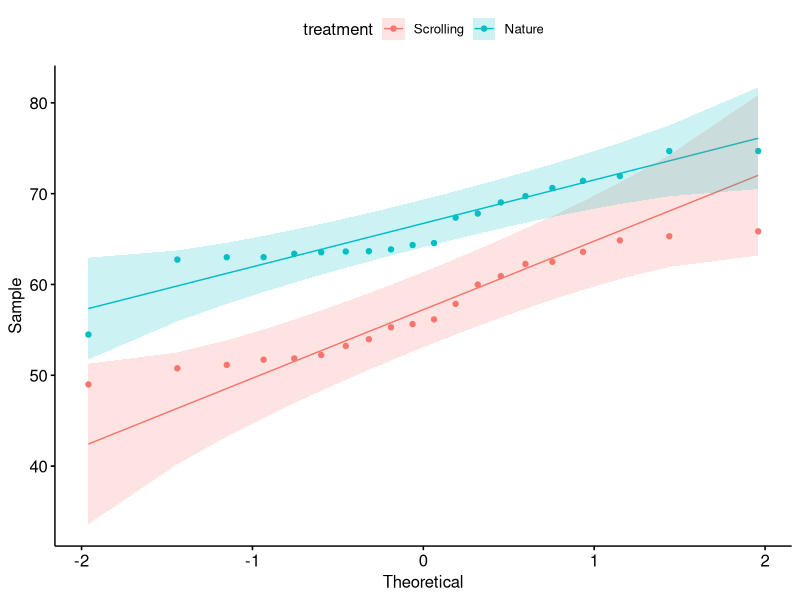
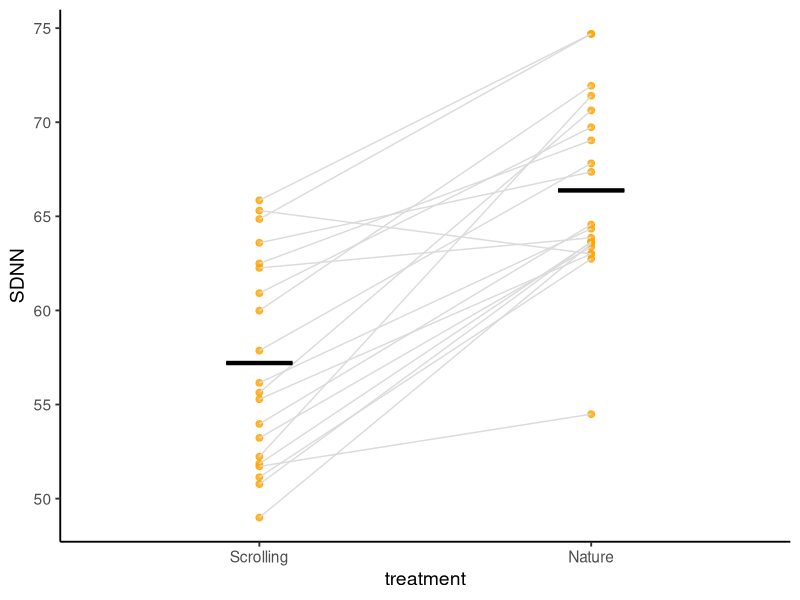
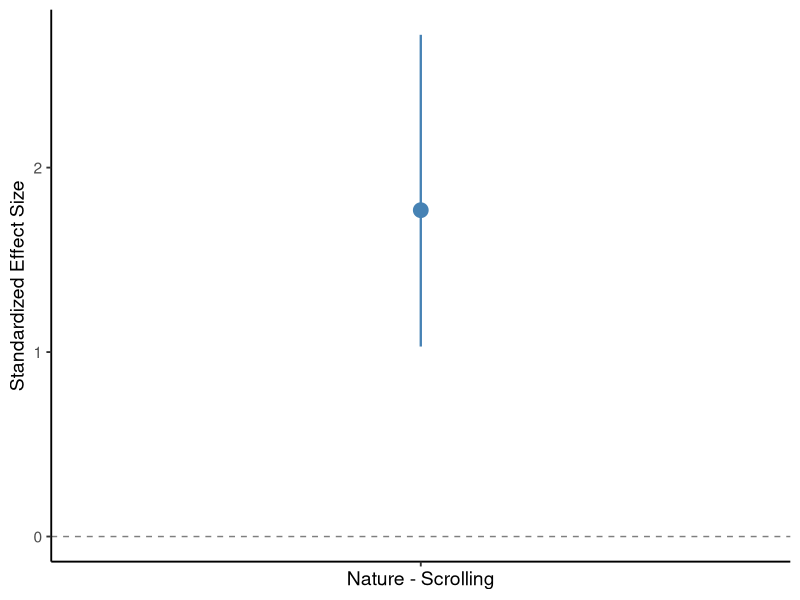
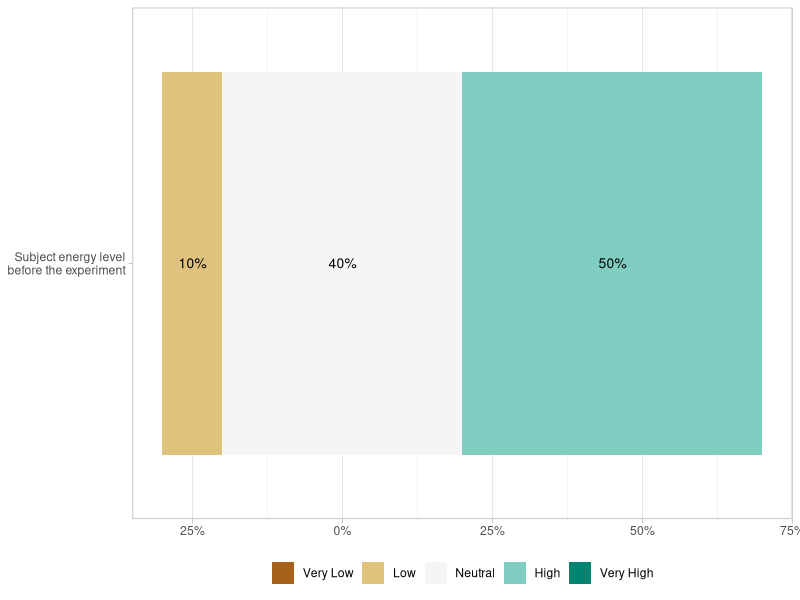
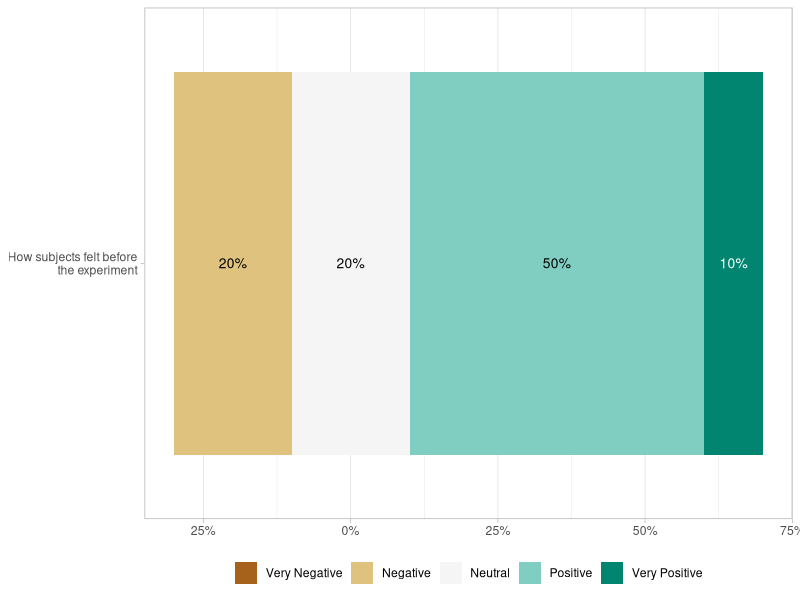
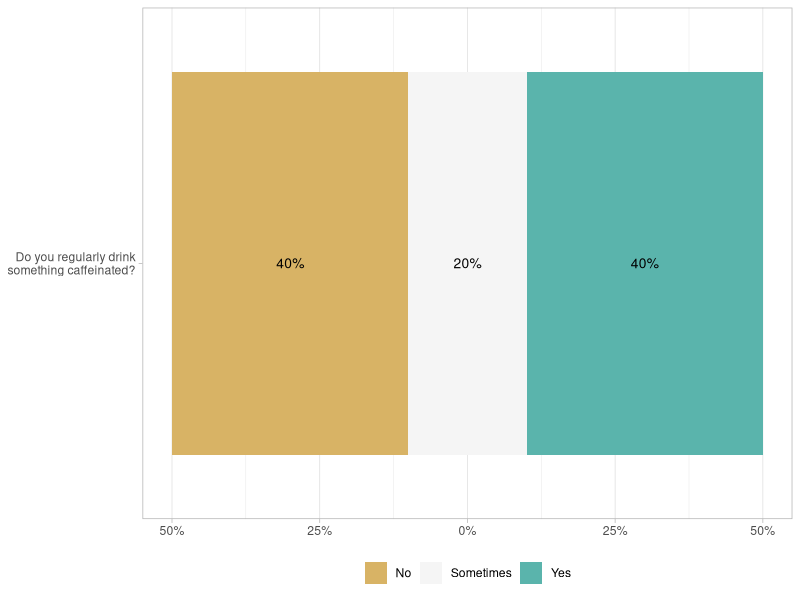
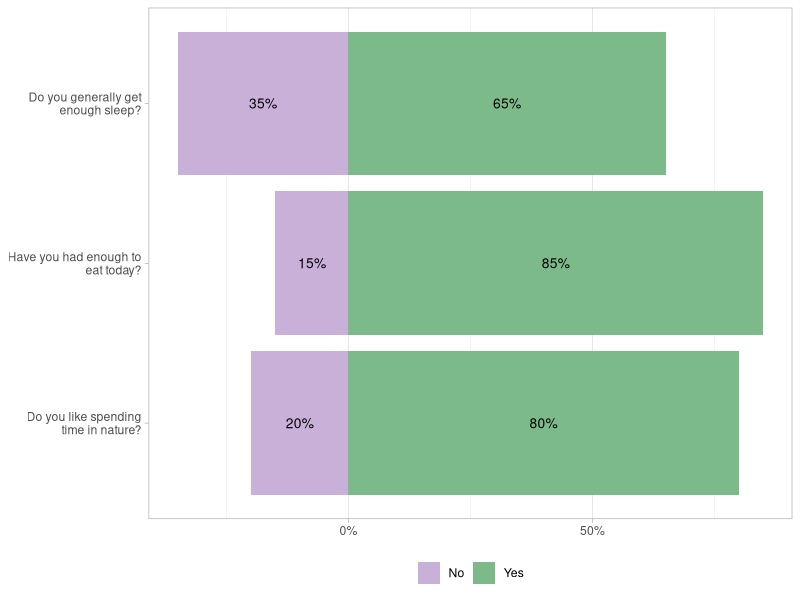
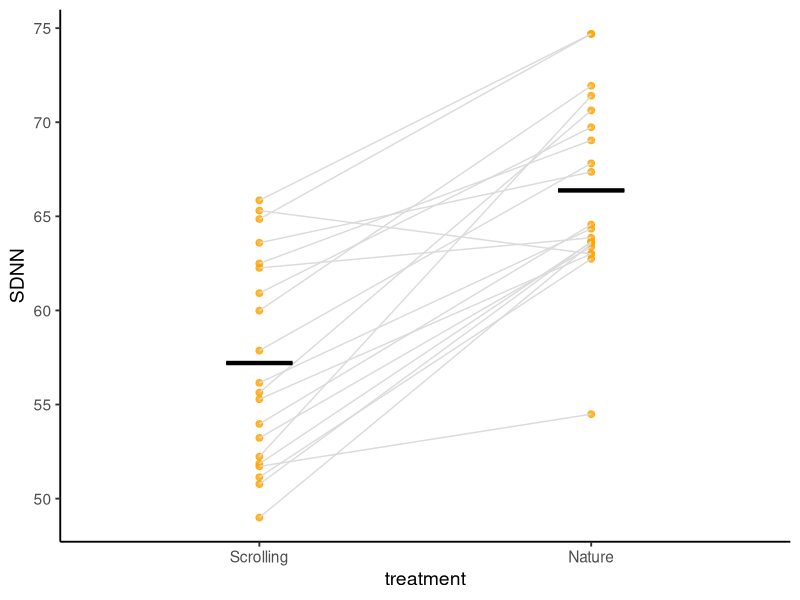

The R script that drew these images, in order:
## ---- chunk 1
#| label: setup
#| warning: false
#| message: false

suppressPackageStartupMessages(
  library(tidyverse)) ## for readr, dplyr, ggplot2
library(rstatix, warn.conflicts = FALSE) #pipe friendly framework for basic stats
library(ggpubr, warn.conflicts = FALSE) #publication ready plots & QQ plots
library(labelled) #for labeling variables better
library(ggstats) #for gglikert() to make nice bar graphs for survey questions


## ---- chunk 2
#| label: import data


#replace the blank below with the name of your HRV data
#make sure that you put the .csv file into data folder
my.df <- read_csv("data/example-data/nature/crossover_data.csv",
                  show_col_types = FALSE)

#Change independent categorical variables to factors
#replace the blanks after my.df$ with the column name of the 
#independent categorical variable 
#(make sure to use the same column name on the same line)
#replace the blanks in quotes with the levels within each column
#make sure you put the levels in the right order 
#for example 
#my.df$time.measured <- factor(my.df$time.measured, levels = c("Before", "After"))
my.df$treatment <- factor(my.df$treatment, 
                    levels = c("Scrolling", "Nature"))


#replace the blank below with the name of your subjects data
#make sure that you put the .csv file into data folder
subjects <- read_csv("data/example-data/nature/subjects.csv")


#replace the blank below with the name of your metadata file
##make sure that you put the .csv file into data folder
metadata <- read_csv("data/example-data/nature/variable_metadata.csv")


#create variable labels using the labelled package
variable_labels <- metadata |> 
  select(variable, variable_label) |> 
  deframe()

#add labels to data
my.df <- my.df |> 
  left_join(subjects) |> 
  set_variable_labels(!!!variable_labels)


## ---- chunk 3
#| label: define variables

#Define your variables here to avoid having to type them as much

#define the continuous variable of choice 
cont.var <- "SDNN" 

#define the categorical variable that is your within-subjects factor column name
#remove this line if you do not have a within-subjects factor
w.factor.var <- "treatment"

#define the categorical variable that is your between-subjects factor column name
##remove this line if you do not have a between-subjects factor
b.factor.var <- "sequence"

#define the name of the column that contains your subject identifiers
subject.ID <- "subject"



## ---- chunk 4
#| label: Continuous dependent variable QQ plots 

## make sure to have the ggpubr package loaded to get this code to run


#make a QQ plot for each dependent variable that is continuous
ggpubr::ggqqplot(
  data = my.df,               #put the data frame name here 
  x = {{ cont.var }},                  #put the continuous variable name here
  color = {{ w.factor.var }},       #put the within subjects factor here (remove if no factors)
) 


## ---- chunk 5
#| label: identify outliers 

## make sure to have the rstatix package loaded  
## and the variables defined to get this code to run



#test for outliers
my.df  |> 
  
  #this groups by a defined set of between and within subjects factors
  #remove factors as needed
  group_by(.data[[w.factor.var]], .data[[b.factor.var]] )  |> 
  
  
  rstatix::identify_outliers({{ cont.var }}) 


## ---- chunk 6
#| label: remove outliers

#if you want to remove an outlier
#fill in the blank with the number of the subject you want to remove
#you can remove more than one by adding subject != ___ more than once
#within the filter function separated by a comma
#dplyr::filter(subject != ___, subject != ___)


# df <- df |> 
#   dplyr::filter(subject != ___)


## ---- chunk 7
#| label: descriptive stats

# the code below will calculate descriptive statistics for a variable of interest grouped by another variable
# the dplyr package must be loaded before this will work
# the variables included here need to be defined to get this code to run


df.sum <- my.df  |>  
  # remove missing values from continuous variables
  filter(!is.na(.data[[cont.var]])) |> 
  
  #this groups by a defined set of between and within subjects factors
  #remove factors as needed
  group_by(.data[[w.factor.var]])  |> 
  
  # calculate the descriptive stats
  # you don't need to change anything below 
  # leave the parentheses for n() empty
  summarize(Mean = mean(.data[[cont.var]]), 
            Median = median(.data[[cont.var]]), 
            SD = sd(.data[[cont.var]]), 
            IQR = IQR(.data[[cont.var]]), 
            Min = min(.data[[cont.var]]),
            Max = max(.data[[cont.var]]),
            Sample.size = n())

df.sum


## ---- chunk 8
#| label: rounding the SD

# the code below will calculate standard deviation for a variable of interest 
# grouped by up to two factors (remove any factors as needed)
# the SD will be rounded to two significant figures
# the dplyr package must be loaded before this will work
# the variables included here need to be defined to get this code to run

#calculate rounded SD
my.df |> 
  
  #this groups by a defined set of between and within subjects factors
  #remove factors as needed
  group_by(.data[[w.factor.var]])  |> 
  
  # remove missing values 
  filter(!is.na(.data[[cont.var]])) |> 
  
  #calculate the rounded values
  summarise(SD = signif(sd(.data[[cont.var]]), digits=2))



## ---- chunk 9
#| label: rounded descriptive stats

# the code below will calculate descriptive statistics for a variable of interest grouped by another variable
# the dplyr package must be loaded before this will work
# the variables included here need to be defined to get this code to run


# Use the following for digits in the `round` function
# 
#    rounding to the tens place use digits=-1
#    rounding to the ones place use digits=0
#    rounding to the tenths place use digits=1
#    rounding to the hundredths place use digits=2

#set the number of digits to round to based on the rules above (this blank should be just a number)
round.digit <- 1


# replace the blank with the cleaned data frame name 
my.df  |>  
  # remove missing values from continuous variables
  filter(!is.na(.data[[cont.var]])) |> 
  
  #this groups by a defined set of between and within subjects factors
  #remove factors as needed
  group_by(.data[[w.factor.var]])  |> 
  
  # calculate the descriptive stats
  # do not place anything in the empty parentheses in the n() 
  summarize(Sample.size = n(),
            Min = round(min(.data[[cont.var]]), digits=round.digit),
            Q1 = round(quantile(.data[[cont.var]], .25), digits=round.digit),
            Median = round(median(.data[[cont.var]]), digits=round.digit),
            Q3 = round(quantile(.data[[cont.var]], .75), digits=round.digit),
            Max = round(max(.data[[cont.var]]), digits=round.digit),
            Mean = round(mean(.data[[cont.var]]), digits=round.digit),              
            SD = signif(sd(.data[[cont.var]]), digits=2))


## ---- chunk 10
#| label: HRV graph

#use this code to make a 2 factor plot 
#with one within subjects factor and 
#one between subjects factor
#the ggplot2 package must be loaded for this code to work


#make the plot

line.plot <- ggplot(
  data = my.df, 
  aes(
    y = .data[[cont.var]], 
    x = .data[[w.factor.var]],
    group = .data[[subject.ID]])) +
  geom_point(size = 2, color = "orange", alpha = 0.8) +
  geom_line(color = "grey86") + 
  
  ###this bit of code adds the horizontal bar - use median or mean as needed
  stat_summary(fun = mean, fun.min = mean, fun.max = mean, 
               geom = "crossbar", width = 0.2, linewidth = 0.6,
               aes(group = '.data[[w.factor.var]]' )) +
  
  #nicer labels for axis labels (not needed here because using column labels)
  #xlab("___") +  #within subjects factor label
  #ylab("___") + #dependent variable label with units

  theme_classic(base_size=14) 

line.plot

# save the graph! (.png or .jpg file types are recommended)
ggsave(filename = "results/examples/crossover/HRVgraph.png",  
       plot = line.plot,   #put the object name of your plot here
       height = 5, width = 7, units = "in", 
       dpi = 300)

## ---- chunk 11
#| label: effect size

#to run this code, make sure the rstatix package is loaded
#make sure you have also already defined your variables (cont.var & b.factor.var)


#set the formula to use the defined variables 
#this makes it easier to change the variables at the top and rerun everything 
#without having to retype the variables in every code chunk
response <- cont.var
predictor <- w.factor.var
formula_string <- paste0(response, " ~ ", predictor)
formula_object <- as.formula(formula_string)

#computes the effect size using Cohen's d
#can change the var.equal option for equal or unequal variance as needed

crossover.effectSize.results <- 
  rstatix::cohens_d(
    data = my.df,
    formula_object, 
    paired = TRUE,       #TRUE for within-subjects, FALSE for between-subjects
    var.equal = FALSE,   #TRUE for equal variance, FALSE for unequal variance
    hedges.correction = TRUE,
    ci = TRUE,
    conf.level = 0.95,
    ci.type = "bca",
    nboot = 1000)

crossover.effectSize.results


#graph the results to make it easier to visualize
crossover.effect.plot <- crossover.effectSize.results  |>    
  ggplot(aes(
    x = .y., 
    y = -effsize)) +
  
  geom_pointrange(aes(ymin = -conf.low, ymax = -conf.high),
                  size = 1, # Adjust point size
                  linewidth = 0.8, # Adjust line thickness
                  color = "steelblue") + # Set color
  geom_hline(yintercept = 0, linetype = "dashed", color = "grey50") + # Add a reference line at 0
  
  #nicer axis labels
  xlab("Nature - Scrolling") +
  ylab("Standardized Effect Size") +
  
  #additional formatting
  theme_classic(base_size = 14)  +  #sets the font size
  theme(axis.text.x = element_blank()) +
  theme(legend.position = "none")   #controls legend/key

crossover.effect.plot


# save the graph (.png or .jpg file types are recommended)
ggsave(filename = "results/examples/crossover/crossover.effect.plot.png",    #give your graph a name you will remember
       plot = crossover.effect.plot,   #put the object name of your effect size graph here
       height = 5, width = 3, units = "in", 
       dpi = 300)

## ---- chunk 12
#| label: survey results

#make sure `ggstats` is installed and loaded

#first we need to change the format of the data from long to wide
#this way, we will have one row for each subject and can take a difference
#between the after and before values
my.df.wide  <- my.df |> 
  dplyr::select(.data[[subject.ID]], .data[[b.factor.var]], .data[[w.factor.var]], .data[[cont.var]]) |> 
  pivot_wider(
    names_from = .data[[w.factor.var]],

    values_from = .data[[cont.var]]
  )

#next, take the difference between the values for each subject
my.df.diff <- my.df.wide |> 
  mutate(change.cont.var = Nature - Scrolling) |> 
  left_join(subjects)

likert_levels <- 1:5

likert_labels <- c(
  "Very Negative",
  "Negative",
  "Neutral",
  "Positive",
  "Very Positive"
)

my.df.diff$feeling <- factor(my.df.diff$feeling, 
                        levels = likert_levels, 
                        labels = likert_labels, 
                        ordered = TRUE)


likert_labels2 <- c(
  "Very Low",
  "Low",
  "Neutral",
  "High",
  "Very High"
)

my.df.diff$energy <- factor(my.df.diff$energy, 
                        levels = likert_levels, 
                        labels = likert_labels2, 
                        ordered = TRUE)


my.df.diff$caffeine.regular <- factor(my.df.diff$caffeine.regular, 
                          levels = c("No", "Sometimes", "Yes"))


my.df.diff <- my.df.diff |>
    set_variable_labels(
      energy = "Subject energy level before the experiment",
      feeling = "How subjects felt before the experiment",
      sleep = "Do you generally get enough sleep?", 
      satiated = "Have you had enough to eat today?", 
      like.nature = "Do you like spending time in nature?",
      caffeine.regular = "Do you regularly drink something caffeinated?"
    )

energy.survey <- gglikert(my.df.diff, include = c(energy),
         add_totals = FALSE,
         y_label_wrap = 25)
energy.survey 

feeling.survey <- gglikert(my.df.diff, include = c(feeling),
         add_totals = FALSE,
         y_label_wrap = 25)
feeling.survey

caff.survey <-gglikert(my.df.diff, include = c(caffeine.regular),
         add_totals = FALSE,
         y_label_wrap = 25)
caff.survey

binary.survey <- gglikert(my.df.diff, include = c(sleep, satiated, like.nature),
         add_totals = FALSE,
         y_label_wrap = 25,
         labels_color = "black") +
  scale_fill_manual(values = c("#C8B0D9", "#7DBA8A"))

binary.survey



# save the graph (.png or .jpg file types are recommended)
ggsave(filename="results/examples/crossover/cross.energy.survey.png", 
       plot = energy.survey,   #put the object name of your survey bar graph here
       height = 1.5, width = 6, units = "in", 
       dpi = 300)

# save the graph (.png or .jpg file types are recommended)
ggsave(filename="results/examples/crossover/cross.feeling.survey.png", 
       plot = feeling.survey,   #put the object name of your survey bar graph here
       height = 1.5, width = 6, units = "in", 
       dpi = 300)

# save the graph (.png or .jpg file types are recommended)
ggsave(filename="results/examples/crossover/cross.caff.survey.png", 
       plot = caff.survey,   #put the object name of your survey bar graph here
       height = 1.5, width = 6, units = "in", 
       dpi = 300)

# save the graph (.png or .jpg file types are recommended)
ggsave(filename="results/examples/crossover/cross.binary.survey.png", 
       plot = binary.survey,   #put the object name of your survey bar graph here
       height = 2.5, width = 6, units = "in", 
       dpi = 300)


## ---- chunk 13
#| label: sessionInfo

sessionInfo()

## ---- chunk 14
#| label: cite R

#citation info for base R 
citation()

## ---- chunk 15
#| label: citing packages

citation("tidyverse")
citation("ggpubr")
citation("rstatix")
citation("labelled")
citation("ggstats")
